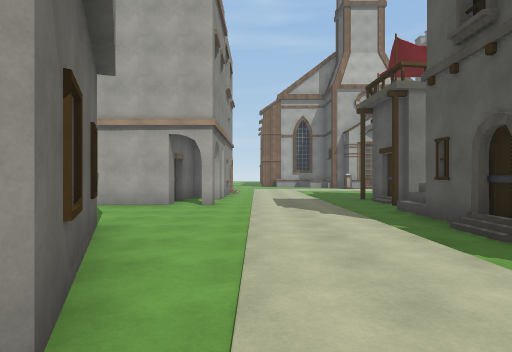
view 1 (above)

18 first-person views from a walk through a Unity game level. The camera is 1.4 m above the floor, looks level and sees 75° across. The floor is counted in squares, 2 m on a side. Each view is taken from the middle of a square. On the plan, view 1 faces up. The plan holds only what a view shows up to about 10 squares ahead; the rest is blank. The place goes on beyond the plan. The player character is not drawn. Some surface patterns are stand-ins.

view 2
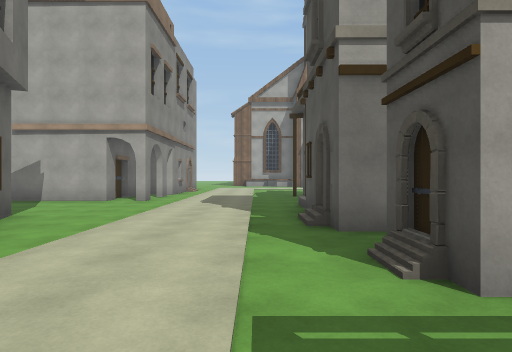

view 3
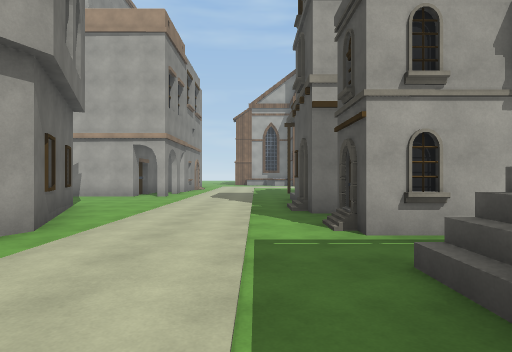

view 4
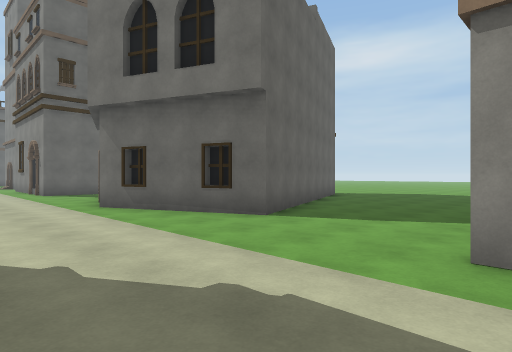

view 5
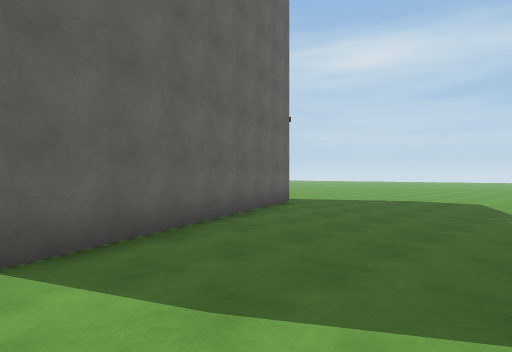

view 6
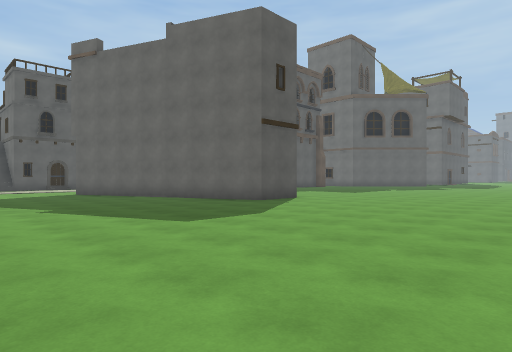

view 7
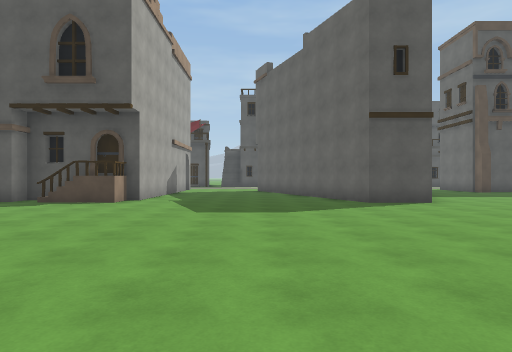

view 8
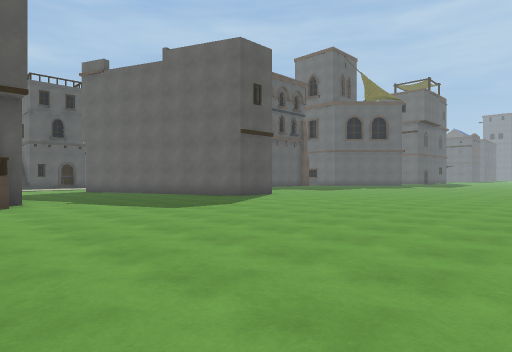

view 9
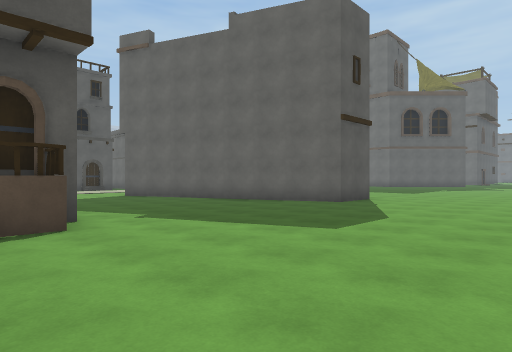

view 10
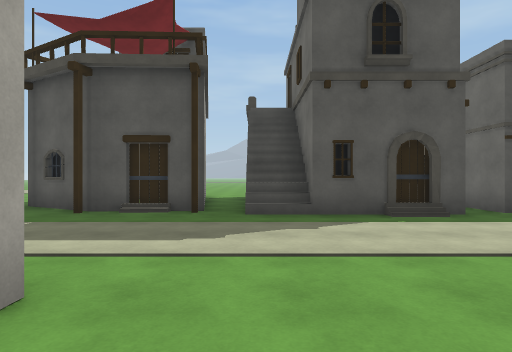

view 11
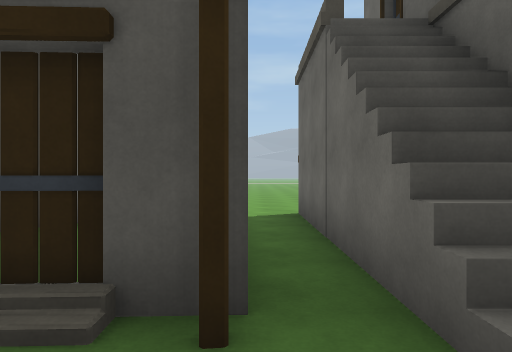

view 12
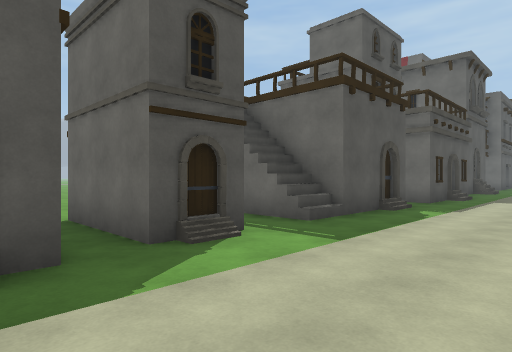

view 13
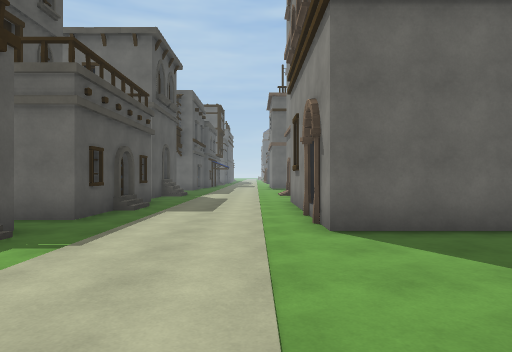

view 14
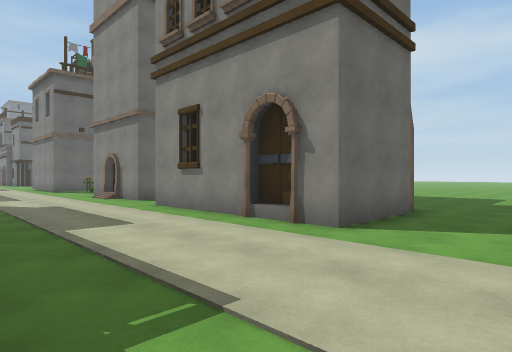

view 15
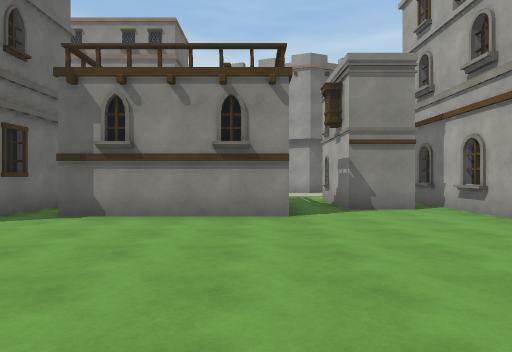

view 16
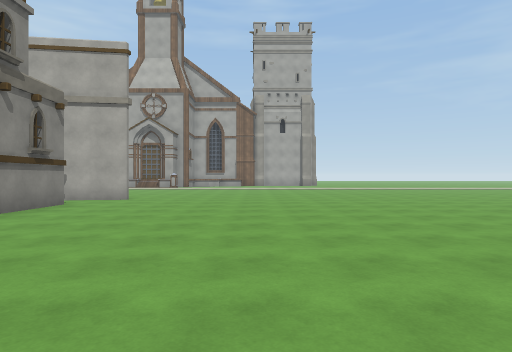

view 17
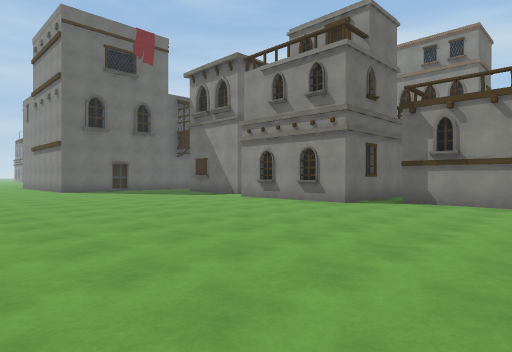

view 18
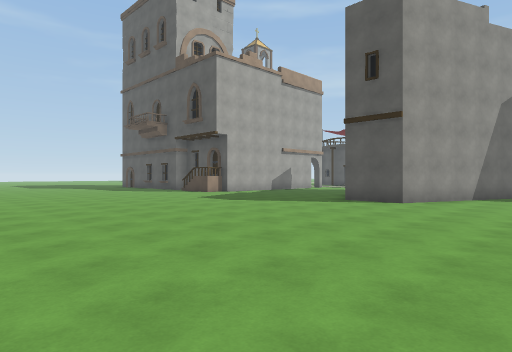

### Floor plan
Key: @ floor where view 1 was taken; # wall or solid block; . main floor; : floor 0.75 m higher than the main floor; / step, stairs or slope; H house.
Columns run from 18 left of view 1 to 20 right of it. Each row starts with its distance up from view 1.
 10 .........:#     .H....H
  9 .........H#     .H....H  HHH...........
  8 ......................H................
  7 ......................H####...........
  6 .....................###  #...........
  5 .....................#    #..........
  4  .............##H....#     .........
  3  ..........##  ##......HHH.........
  2  ........###     H...H###..........
  1 .........##      #....H##.........
  0 ..........###    .@..............
 -1 ............#    ..../  H#.........
 -2 ...........      .....##H#.........
 -3 .....      ........../   #.........
 -4           .........../   #.........
 -5           ....H###..... ...........
 -6                  #...######.......
 -7                  #...#    H.......
 -8                  H...#    H.......
 -9                  #...#      ......
-10                  .....       .....
-11                H#....         ....
-12                  ....          ..
-13                   ..

Positions as (right, up) in squares from view 1, and headings:
1: (0, 0), facing up
2: (2, -1), facing up
3: (2, -3), facing up
4: (2, 9), facing down-left
5: (-2, 8), facing down-left
6: (-16, 9), facing down-right
7: (-18, 5), facing right
8: (-18, 10), facing down-right
9: (-14, 10), facing down-right
10: (-3, 7), facing right
11: (2, 8), facing right
12: (0, 4), facing down-right
13: (0, 0), facing down
14: (3, -2), facing down-left
15: (13, -1), facing left
16: (13, -1), facing up
17: (16, -1), facing down-left
18: (-18, -3), facing up-right
